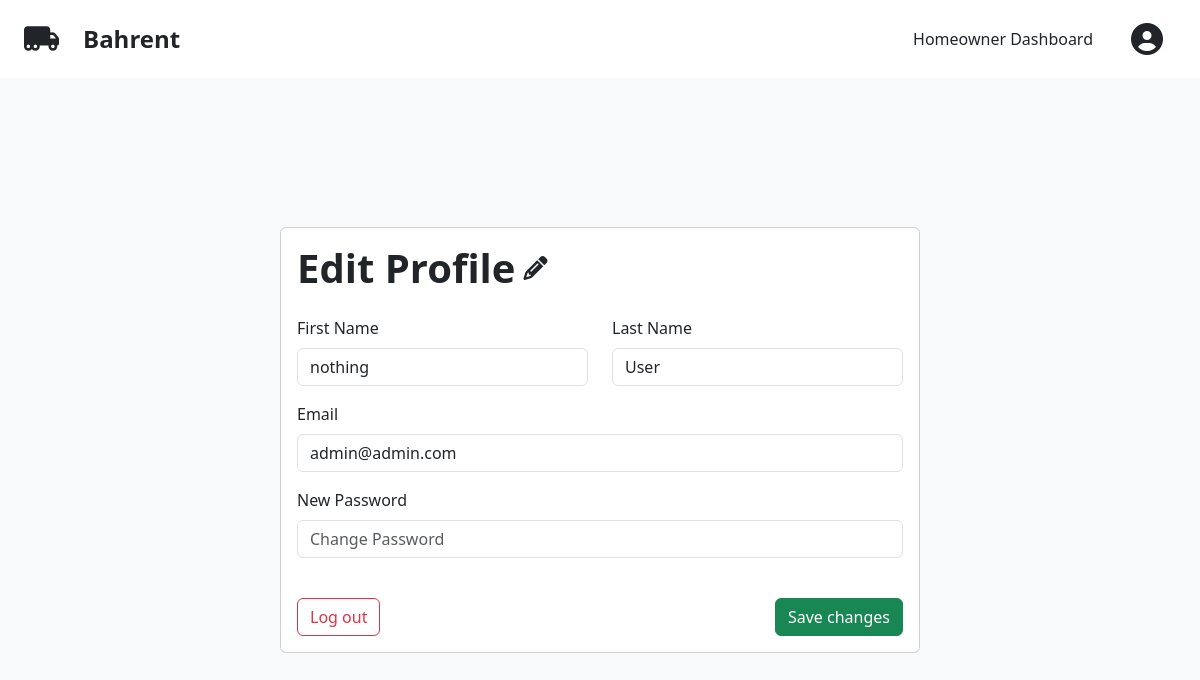
The app's page /profile.php (signed in) with its own data.
### tables this page shows
CREATE TABLE `users` (
  `user_id` int(11) NOT NULL,
  `email` varchar(255) NOT NULL,
  `password` varchar(255) NOT NULL,
  `first_name` varchar(50) NOT NULL,
  `last_name` varchar(50) NOT NULL,
  `role` enum('admin','homeowner','user') NOT NULL,
  `suspended` tinyint(1) NOT NULL DEFAULT 0
);

### controllers/BaseController.php (called while the page is built, shortened)
<?php
abstract class BaseController
{
    protected function render(string $view, array $data = []): void
    {
        extract($data);
        require __DIR__ . '/../views/' . $view . '.phtml';
        require __DIR__ . '/../views/_layout.php';
    }
}

### controllers/ProfileController.php (called while the page is built, shortened)
<?php
require_once 'BaseController.php';
class ProfileController extends BaseController
{
    public function index()
    {
        $this->render('profile', [
            'title' => 'Profile Page'
        ]);
    }
}

### models/User.php (called while the page is built, shortened)
<?php
class User
{
    public function __construct(string $id, string $firstName, string $lastName, string $email, UserRole $role, bool $suspended = false)
    {
        $this->firstName = $firstName;
        $this->lastName = $lastName;
        $this->email = $email;
    }
    private static function fromRow(array $row): User
    {
        return new User(
            $row['user_id'],
            $row['first_name'],
            $row['last_name'],
            $row['email'],
            UserRole::from($row['role']),
            (bool)$row['suspended']
        );
    }
    public static function fromSession(): ?User
    {
        $userId = $_SESSION[USER_SESSION_KEY];
        return self::getById($userId);
    }
    public static function getById($id)
    {
        $conn = Database::getInstance()->getConnection();
        $stmt = $conn->prepare("SELECT * FROM users WHERE user_id = ?");
        $stmt->execute([$id]);
        $row = $stmt->fetch(PDO::FETCH_ASSOC);
        return $row ? self::fromRow($row) : null;
    }
}

### views/profile.phtml (the view, shortened to what this page needs)
<?php
require_once __DIR__ . '/../models/User.php';
?>
<div class="d-flex flex-grow-1 flex-column align-items-center justify-content-center bg-light">
    <div class="card w-100" style="max-width: 40rem;">
        <div class="card-body">
            <div class="d-flex align-items-center gap-2 pb-4">
                <h1 class="text-dark fw-bold mb-0">Edit Profile</h1>
                <i class="fa-solid fa-pencil fs-4"></i>
            </div>
            <form action="<? PREFIX ?>/profile.php" method="post">
                <div class="row">
                    <div class="col-md-6 mb-3">
                        <label for="first_name" class="form-label">First Name</label>
                        <input type="text" id="first_name" name="first_name" placeholder="First Name" required
                            value="<?= User::fromSession()->firstName ?>"
                            class="form-control" />
                    </div>
                    <div class="col-md-6 mb-3">
                        <label for="last_name" class="form-label">Last Name</label>
                        <input type="text" id="last_name" name="last_name" placeholder="Last Name" required
                            value="<?= User::fromSession()->lastName ?>"
                            class="form-control" />
                    </div>
                    <div class="col-md-12 mb-3">
                        <label for="email" class="form-label">Email</label>
                        <input type="email" id="email" name="email" placeholder="Email" required
                            value="<?= User::fromSession()->email ?>"
                            class="form-control" />
                    </div>
                    <div class="col-md-12 mb-3">
                        <label for="password" class="form-label">New Password</label>
                        <input type="password" id="password" name="password" placeholder="Change Password" required
                            class="form-control" />
                    </div>
                </div>
                <div class="d-flex justify-content-between mt-4">
                    <a href="/logout.php" class="btn btn-outline-danger">
                        Log out
                    </a>
                    <button type="submit" class="btn btn-success">
                        Save changes
                    </button>
                </div>
            </form>
        </div>
    </div>
</div>

### records on screen
users: first_name "nothing", last_name "User", email "admin@admin.com"
